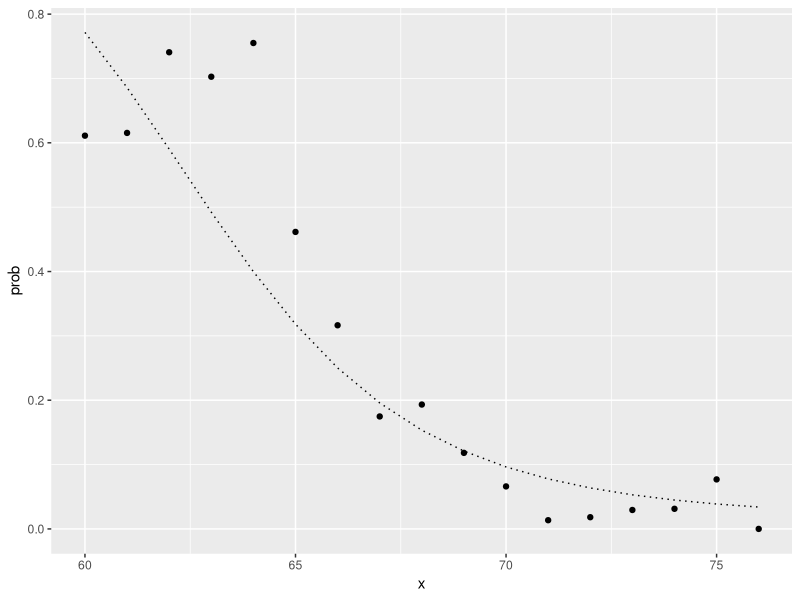
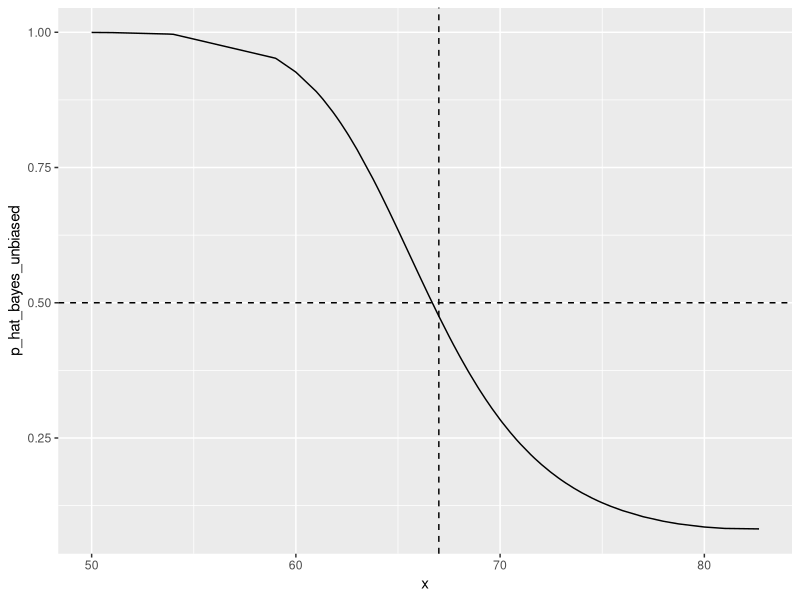
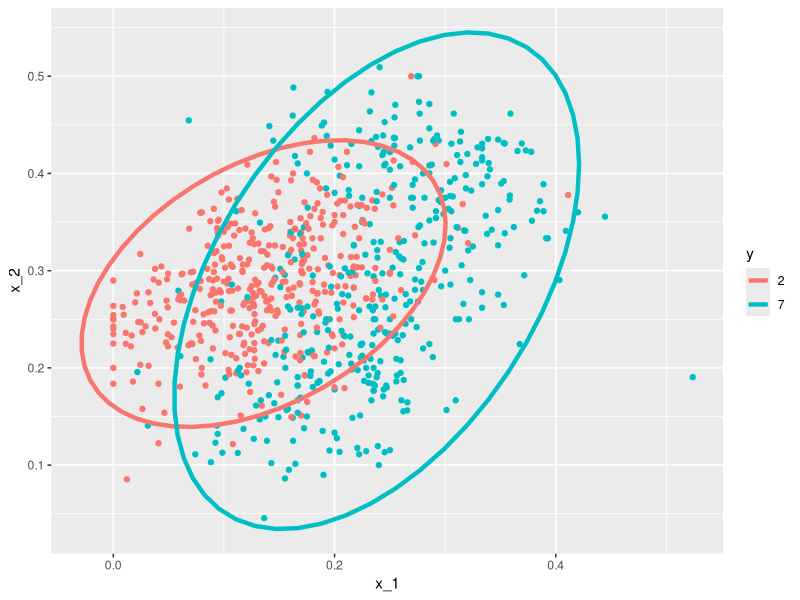
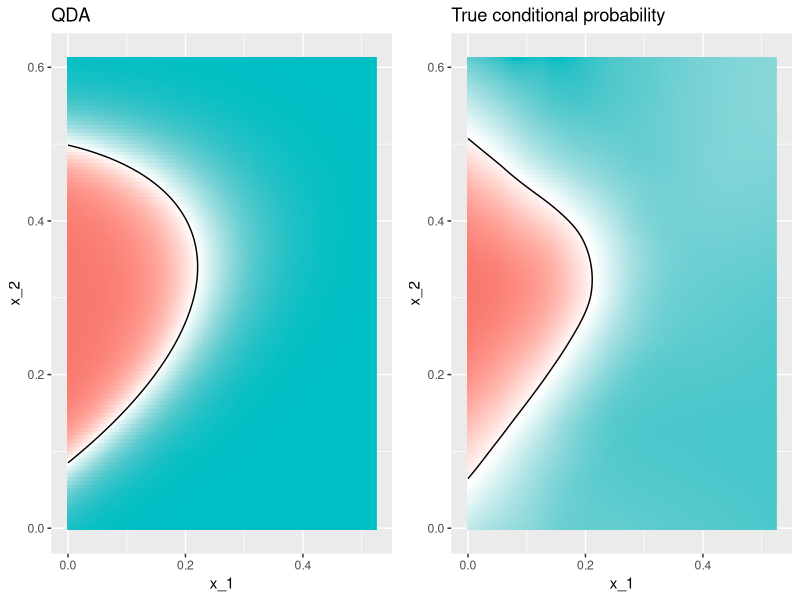
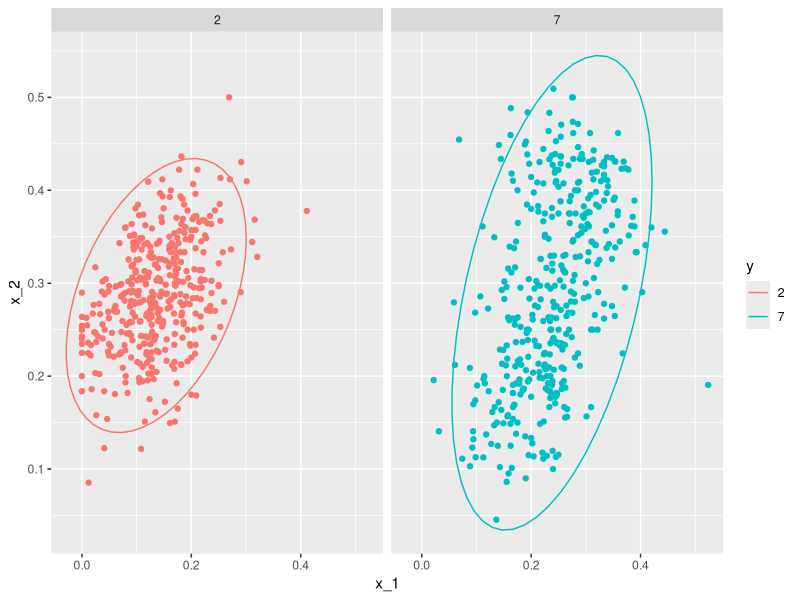
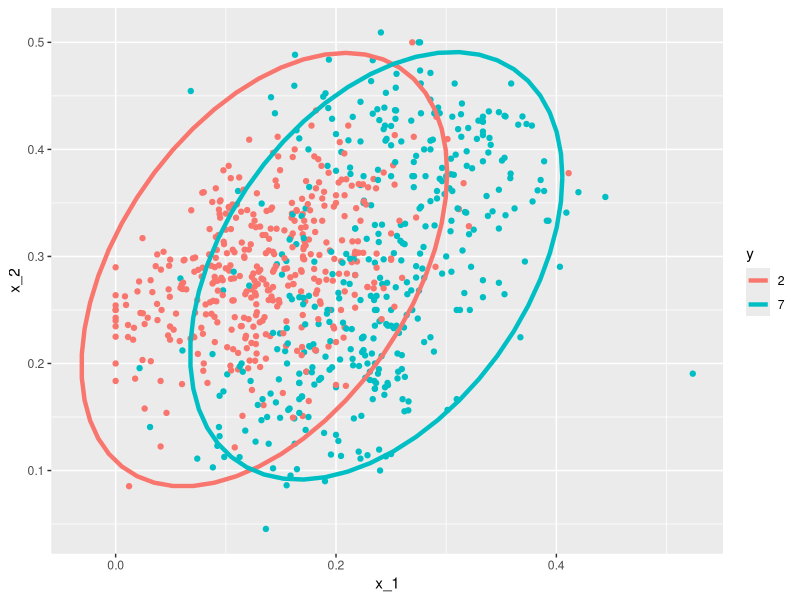
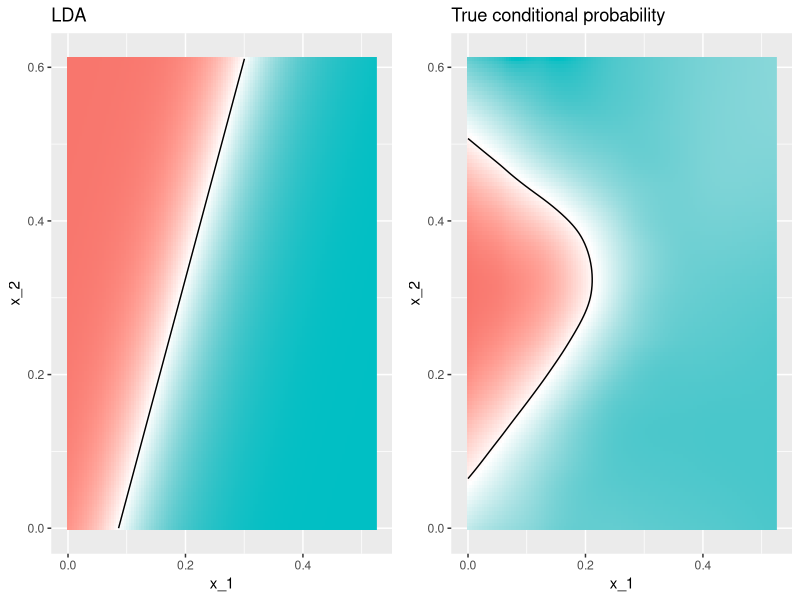

Recreate these plots in R, in order. (Note: this script raises an error after producing the figures.)
## ---- chunk 1
library(tidyverse)
library(caret)

library(dslabs)
data("heights")

y <- heights$height
set.seed(1995)
test_index <- createDataPartition(y, times = 1, p = 0.5, list = FALSE)
train_set <- heights |> slice(-test_index)
test_set <- heights |> slice(test_index)
## ---- chunk 2
params <- train_set |>
  group_by(sex) |>
  summarize(avg = mean(height), sd = sd(height))
params
## ---- chunk 3
pi <- train_set |> summarize(pi=mean(sex=="Female")) |> pull(pi)
pi
## ---- chunk 4
x <- test_set$height

f0 <- dnorm(x, params$avg[2], params$sd[2])
f1 <- dnorm(x, params$avg[1], params$sd[1])

p_hat_bayes <- f1*pi/ (f1*pi + f0*(1 - pi))
## ---- chunk 5
tmp <- heights |>
  mutate(x = round(height)) |>
  group_by(x) |>
  filter(n() >= 10) |>
  summarize(prob = mean(sex == "Female"))
naive_bayes_curve <- data.frame(x = seq(min(tmp$x), max(tmp$x))) |>
  mutate(p_hat = dnorm(x, params$avg[1], params$sd[1])*pi/
           (dnorm(x, params$avg[1], params$sd[1])*pi +
              dnorm(x, params$avg[2], params$sd[2])*(1-pi)))
tmp |>
  ggplot(aes(x, prob)) +
  geom_point() +
  geom_line(data = naive_bayes_curve,
            mapping = aes(x, p_hat), lty = 3)
## ---- chunk 6
y_hat_bayes <- ifelse(p_hat_bayes > 0.5, "Female", "Male")
sensitivity(data = factor(y_hat_bayes), reference = factor(test_set$sex))
## ---- chunk 7
specificity(data = factor(y_hat_bayes), reference = factor(test_set$sex))
## ---- chunk 8
p_hat_bayes_unbiased <- f1 * 0.5/ (f1 * 0.5 + f0 * (1 - 0.5))
y_hat_bayes_unbiased <- ifelse(p_hat_bayes_unbiased> 0.5, "Female", "Male")
## ---- chunk 9
sensitivity(factor(y_hat_bayes_unbiased), factor(test_set$sex))
specificity(factor(y_hat_bayes_unbiased), factor(test_set$sex))
## ---- chunk 10
qplot(x, p_hat_bayes_unbiased, geom = "line") +
  geom_hline(yintercept = 0.5, lty = 2) +
  geom_vline(xintercept = 67, lty = 2)
## ---- chunk 11
data("mnist_27")
## ---- chunk 12
params <- mnist_27$train |>
  group_by(y) |>
  summarize(avg_1 = mean(x_1), avg_2 = mean(x_2),
            sd_1= sd(x_1), sd_2 = sd(x_2),
            r = cor(x_1, x_2))
params
## ---- chunk 13
mnist_27$train |> mutate(y = factor(y)) |>
  ggplot(aes(x_1, x_2, fill = y, color=y)) +
  geom_point(show.legend = FALSE) +
  stat_ellipse(type="norm", lwd = 1.5)
## ---- chunk 14
library(caret)
train_qda <- train(y ~ ., method = "qda", data = mnist_27$train)
## ---- chunk 15
y_hat <- predict(train_qda, mnist_27$test)
confusionMatrix(y_hat, mnist_27$test$y)$overall["Accuracy"]
## ---- chunk 16
plot_cond_prob <- function(p_hat=NULL){
  tmp <- mnist_27$true_p
  if(!is.null(p_hat)){
    tmp <- mutate(tmp, p=p_hat)
  }
  tmp |> ggplot(aes(x_1, x_2, z=p, fill=p)) +
    geom_raster(show.legend = FALSE) +
    scale_fill_gradientn(colors=c("#F8766D","white","#00BFC4")) +
    stat_contour(breaks=c(0.5),color="black")
}
## ---- chunk 17
library(gridExtra)
p1 <- plot_cond_prob() + ggtitle("True conditional probability")

p2 <- plot_cond_prob(predict(train_qda, newdata = mnist_27$true_p, type="prob")[,2]) +
  ggtitle("QDA")

grid.arrange(p2, p1, nrow = 1)
## ---- chunk 18
mnist_27$train |> mutate(y = factor(y)) |>
  ggplot(aes(x_1, x_2, fill = y, color=y)) +
  geom_point(show.legend = FALSE) +
  stat_ellipse(type="norm") +
  facet_wrap(~y)
## ---- chunk 19
params <- mnist_27$train |>
group_by(y) |>
summarize(avg_1 = mean(x_1), avg_2 = mean(x_2),
sd_1= sd(x_1), sd_2 = sd(x_2),
r = cor(x_1,x_2))

params <- params |> mutate(sd_1 = mean(sd_1), sd_2=mean(sd_2), r=mean(r))
params
## ---- chunk 20
tmp <- lapply(1:2, function(i){
  with(params[i,], MASS::mvrnorm(1000, mu = c(avg_1, avg_2), Sigma = matrix(c(sd_1^2, sd_1*sd_2*r, sd_1*sd_2*r, sd_2^2), 2, 2))) |>
    as.data.frame() |>
    setNames(c("x_1", "x_2")) |>
    mutate(y = factor(c(2,7)[i]))
})
tmp <- do.call(rbind, tmp)
mnist_27$train |> mutate(y = factor(y)) |>
  ggplot() +
  geom_point(aes(x_1, x_2, color=y), show.legend = FALSE) +
  stat_ellipse(aes(x_1, x_2, color = y), data = tmp, type="norm", lwd = 1.5)
## ---- chunk 21
train_lda <- train(y ~ ., method = "lda", data = mnist_27$train)
y_hat <- predict(train_lda, mnist_27$test)
confusionMatrix(y_hat, mnist_27$test$y)$overall["Accuracy"]
## ---- chunk 22
train_lda <- train(y ~ ., method = "lda", data = mnist_27$train)

p1 <- plot_cond_prob() + ggtitle("True conditional probability")

p2 <- plot_cond_prob(predict(train_lda, newdata = mnist_27$true_p, type="prob")[,2]) +
  ggtitle("LDA")

grid.arrange(p2, p1, nrow=1)
## ---- chunk 23
if(!exists("mnist")) mnist <- read_mnist()
set.seed(3456)
index_127 <- sample(which(mnist$train$labels %in% c(1,2,7)), 2000)
y <- mnist$train$labels[index_127]
x <- mnist$train$images[index_127,]
index_train <- createDataPartition(y, p=0.8, list = FALSE)
## get the quadrants
row_column <- expand.grid(row=1:28, col=1:28)
upper_left_ind <- which(row_column$col <= 14 & row_column$row <= 14)
lower_right_ind <- which(row_column$col > 14 & row_column$row > 14)
## binarize the values. Above 200 is ink, below is no ink
x <- x > 200
## proportion of pixels in lower right quadrant
x <- cbind(rowSums(x[ ,upper_left_ind])/rowSums(x),
           rowSums(x[ ,lower_right_ind])/rowSums(x))
##save data
train_set <- data.frame(y = factor(y[index_train]),
                        x_1 = x[index_train,1], x_2 = x[index_train,2])
test_set <- data.frame(y = factor(y[-index_train]),
                       x_1 = x[-index_train,1], x_2 = x[-index_train,2])
## ---- chunk 24
train_set |> ggplot(aes(x_1, x_2, color=y)) + geom_point()
## ---- chunk 25
train_qda <- train(y ~ ., method = "qda", data = train_set)
## ---- chunk 26
predict(train_qda, test_set, type = "prob") |> head()
## ---- chunk 27
predict(train_qda, test_set) |> head()
## ---- chunk 28
confusionMatrix(predict(train_qda, test_set), test_set$y)$table
## ---- chunk 29
GS <- 150
new_x <- expand.grid(x_1 = seq(min(train_set$x_1), max(train_set$x_1), len=GS),
                     x_2 = seq(min(train_set$x_2), max(train_set$x_2), len=GS))
new_x |> mutate(y_hat = predict(train_qda, new_x)) |>
  ggplot(aes(x_1, x_2, color = y_hat, z = as.numeric(y_hat))) +
  geom_point(size = 0.5, pch = 16) +
  stat_contour(breaks=c(1.5, 2.5),color="black") +
  guides(colour = guide_legend(override.aes = list(size=2)))
## ---- chunk 30
train_lda <- train(y ~ ., method = "lda", data = train_set)
## ---- chunk 31
new_x |> mutate(y_hat = predict(train_lda, new_x)) |>
  ggplot(aes(x_1, x_2, color = y_hat, z = as.numeric(y_hat))) +
  geom_point(size = 0.5, pch = 16) +
  stat_contour(breaks=c(1.5, 2.5),color="black") +
  guides(colour = guide_legend(override.aes = list(size=2)))
## ---- chunk 32
train_knn <- train(y ~ ., method = "knn", data = train_set,
                   tuneGrid = data.frame(k = seq(15, 51, 2)))
## ---- chunk 33
new_x |> mutate(y_hat = predict(train_knn, new_x)) |>
  ggplot(aes(x_1, x_2, color = y_hat, z = as.numeric(y_hat))) +
  geom_point(size = 0.5, pch = 16) +
  stat_contour(breaks=c(1.5, 2.5),color="black") +
  guides(colour = guide_legend(override.aes = list(size=2)))
## ---- chunk 34
train_set |> mutate(y = factor(y)) |>
  ggplot(aes(x_1, x_2, fill = y, color=y)) +
  geom_point(show.legend = FALSE) +
  stat_ellipse(type="norm")
